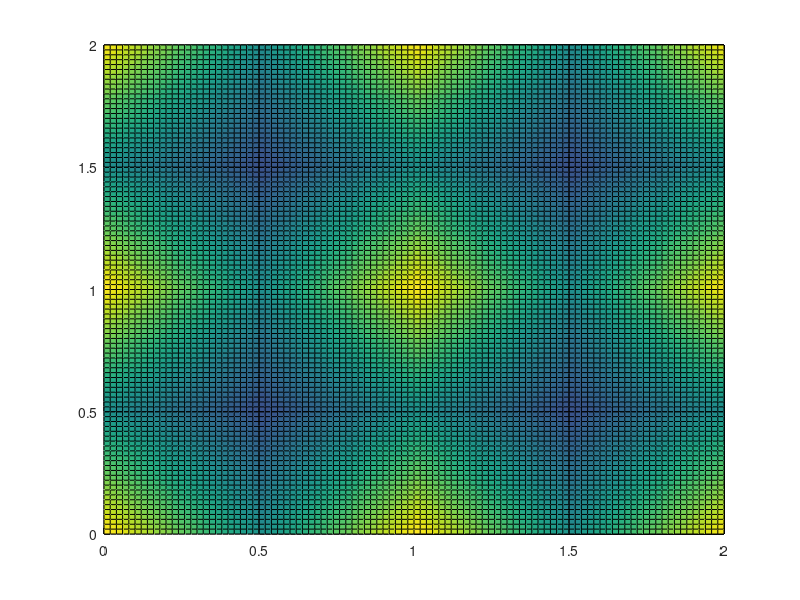

Here is the MATLAB script that generated this plot:
function spline2D()
spline2Duniform()
%spline2Dmatrix()
return

function t=check_sanity(knot_vector,p)

  initial = knot_vector(1)
  kvsize = size(knot_vector,2)

  t = true
  counter = 1

  for i=1:p+1
    if (initial ~= knot_vector(i))
      t = false
      return
    end
  end


  for i=p+2:kvsize-p-1
    if (initial == knot_vector(i))
      counter = counter + 1
      if (counter > p)
        t = false  
        return
      end
    else
      initial = knot_vector(i)
      counter = 1
    end
  end

  initial = knot_vector(kvsize)

  for i=kvsize-p:kvsize
    if (initial ~= knot_vector(i))
      t = false
      return
    end
  end
  
  for i=1:kvsize-1
    if (knot_vector(i)>knot_vector(i+1))
      t = false
    end
  end

  return

end


function spline2Dmatrix()
knot_vectorx=[0 1 2]

knot_vectory=[0 1 2]

precision = 0.1

%macros
compute_nr_basis_functions = @(knot_vector,p) size(knot_vector, 2) - p - 1
mesh   = @(a,c) [a:precision*(c-a):c]

%splines in x
px = compute_p(knot_vectorx)
tx = check_sanity(knot_vectorx,px)
nrx = compute_nr_basis_functions(knot_vectorx,px)

x_begin = knot_vectorx(1)
x_end = knot_vectorx(size(knot_vectorx,2))

x=mesh(x_begin,x_end);

%splines in y
py = compute_p(knot_vectory)
ty = check_sanity(knot_vectory,py)
nry = compute_nr_basis_functions(knot_vectorx,py)

y_begin = knot_vectory(1)
y_end = knot_vectory(size(knot_vectory,2))

y=mesh(y_begin,y_end);

%X and Y coordinates of points over the 2D mesh
[X,Y]=meshgrid(x,y);

M(1:nrx*nry,1:nrx*nry)=0.0;
hold on
for i=1:nrx
  %compute values of 
  vx=compute_spline(knot_vectorx,px,i,X);
  for j=1:nry
    vy=compute_spline(knot_vectory,py,j,Y);
    spline1=vx.*vy;
    for k=1:nrx
      %compute values of 
      vx2=compute_spline(knot_vectorx,px,k,X);
      for l=1:nry
        vy2=compute_spline(knot_vectory,py,l,Y);
        spline2=vx2.*vy2;
        crossection = spline1.*spline2;
        M(i+(j-1)*nry,k+(l-1)*nry)=M(i+(j-1)*nry,k+(l-1)*nry)+norm(crossection);
      end
    end
  end
end
crossection
hold off

end

function spline2Duniform()
knot_vectorx=[0 0 1 2 2 ]

knot_vectory=[0 0 1 2 2]

precision = 0.01

%macros
compute_nr_basis_functions = @(knot_vector,p) size(knot_vector, 2) - p - 1
mesh   = @(a,c) [a:precision*(c-a):c]

%splines in x
px = compute_p(knot_vectorx)
tx = check_sanity(knot_vectorx,px)
nrx = compute_nr_basis_functions(knot_vectorx,px)

x_begin = knot_vectorx(1)
x_end = knot_vectorx(size(knot_vectorx,2))

x=mesh(x_begin,x_end);

%splines in y
py = compute_p(knot_vectorx)
ty = check_sanity(knot_vectorx,py)
nry = compute_nr_basis_functions(knot_vectorx,py)

y_begin = knot_vectory(1)
y_end = knot_vectory(size(knot_vectory,2))

y=mesh(y_begin,y_end);

%X and Y coordinates of points over the 2D mesh
[X,Y]=meshgrid(x,y);

hold on
for i=1:nrx
  %compute values of 
  vx=compute_spline(knot_vectorx,px,i,X);
  for j=1:nry
    vy=compute_spline(knot_vectory,py,j,Y);
    surf(X,Y,vx.*vy);
  end
end
hold off

end

function spline()

knot_vector=[0 0 0  1 1 2 2 2 ]

precision = 0.0001


compute_nr_basis_functions = @(knot_vector,p) size(knot_vector, 2) - p - 1
mesh   = @(a,c) [a:precision*(c-a):c]


p = compute_p(knot_vector)
t = check_sanity(knot_vector,p)
nr = compute_nr_basis_functions(knot_vector,p)

x_begin = knot_vector(1)
x_end = knot_vector(size(knot_vector,2))


x=mesh(x_begin,x_end);


y=compute_spline(knot_vector,p,1,x);
plot(x,y)

hold on

for i=2:nr
  y=compute_spline(knot_vector,p,i,x);
  plot(x,y)
end

hold off


end


function p=compute_p(knot_vector)

  initial = knot_vector(1)
  kvsize = size(knot_vector,2)
  i=1

  while (i+1 < kvsize) && (initial == knot_vector(i+1))
    i=i+1
  end
  
  p = i-1
  
  return
end



function y=compute_spline(knot_vector,p,nr,x)
  
  fC= @(x,a,b) (x)/(b-a)-a/(b-a);
  fD= @(x,c,d) (1-x)/(d-c)+(d-1)/(d-c);
  
  
  a = knot_vector(nr);
  b = knot_vector(nr+p);
  c = knot_vector(nr+1);
  d = knot_vector(nr+p+1);

  if (p==0)
    y = 0 .* (x < a) + 1 .* (a <= x & x <= d) + 0 .* (x > d);
    return
  end
  
  lp = compute_spline(knot_vector,p-1,nr,x);
  rp = compute_spline(knot_vector,p-1,nr+1,x);
  
  if (a==b)
    y1 = 0 .* (x < a) + 1 .* (a <= x & x <= b) + 0 .* (x > b);
  else
    y1 = 0 .* (x < a) + fC(x,a,b) .* (a <= x & x <= b) + 0 .* (x > b);
  end
  
  if (c==d)
    y2 = 0 .* (x < c) + 1 .* (c < x & x <= d) + 0 .* (d < x);
  else
    y2 = 0 .* (x < c) + fD(x,c,d) .* (c < x & x <= d) + 0 .* (d < x);
  end
  
  y = lp .* y1 + rp .* y2;
  return
  
end

end